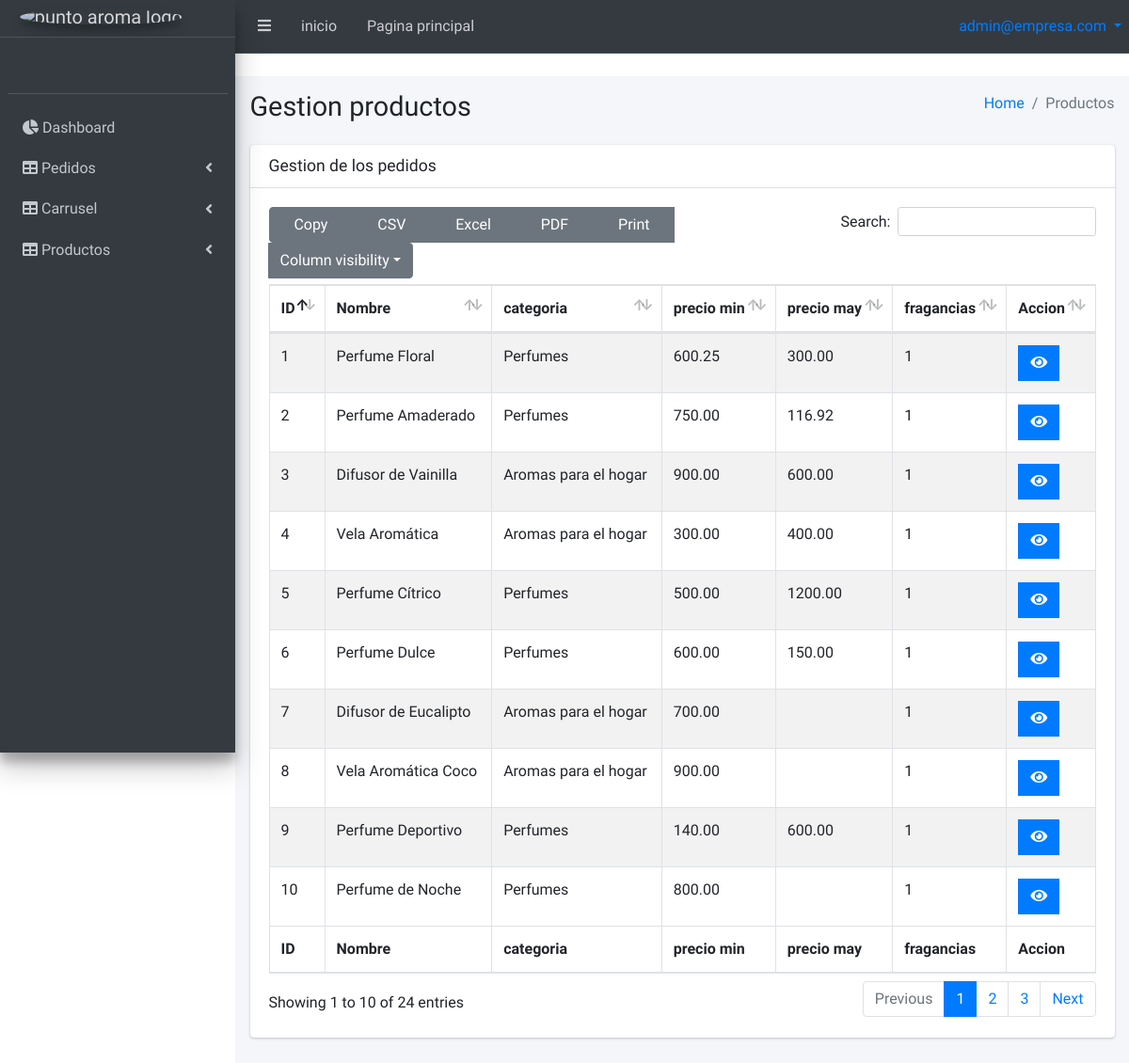
The page /admin/productos.php (signed in) on the database its author committed.
### tables this page shows
CREATE TABLE productos
(
    id_producto INT PRIMARY KEY,
    nombre VARCHAR(100),
    descripcion TEXT,
    id_categoria INT,
    destacado TINYINT DEFAULT 0,
    estado TINYINT DEFAULT 1,
    descuento DECIMAL(10, 2) DEFAULT 0,
    CONSTRAINT FK_productos_id_categoria_END FOREIGN KEY (id_categoria) REFERENCES categorias(id_categoria)
);

CREATE TABLE categorias
(
    id_categoria INT PRIMARY KEY,
    nombre VARCHAR(100),
    descripcion TEXT
);

### admin/productos.php (the view, shortened to what this page needs)
<?php
include './header.php';
include './config/sbd.php';
include './aside.php';
include './footer.php';
$sql_productos = $con->prepare("SELECT p.*, c.nombre AS categoria, COUNT(DISTINCT v.aroma) AS cantidad_fragancias, MIN(CASE WHEN vtp.id_tipo_precio = 1 THEN vtp.precio END) AS precio_minorista, MIN(CASE WHEN vtp.id_tipo_precio = 2 THEN vtp.precio END) AS precio_mayorista FROM productos p JOIN categorias c ON p.id_categoria = c.id_categoria JOIN variantes v ON p.id_producto = v.id_producto JOIN variantes_tipo_precio vtp ON p.id_producto = vtp.id_producto GROUP BY p.id_producto, p.nombre, p.descripcion, c.nombre;
");
$sql_productos->execute();
$productos = $sql_productos->fetchAll(PDO::FETCH_ASSOC);
?>
<!DOCTYPE html>
<html lang="en">
<head>
</head>
<body>
    <div class="wrapper">
        <div class="content-wrapper">
            <section class="content-header">
                <div class="container-fluid">
                    <div class="row mb-2">
                        <div class="col-sm-6">
                            <h1 class="m-0">Gestion productos</h1>
                        </div>
                        <div class="col-sm-6">
                            <ol class="breadcrumb float-sm-right">
                                <li class="breadcrumb-item"><a href="./admin.php">Home</a></li>
                                <li class="breadcrumb-item active">Productos</>
                                </li>
                            </ol>
                        </div>
                    </div>
                </div>
            </section>
            <section class="content">
                <div class="container-fluid">
                    <div class="row">
                        <div class="col-12">
                            <div class="card">
                                <div class="card-header">
                                    <h3 class="card-title">Gestion de los pedidos</h3>
                                </div>
                                <div class="card-body">
                                    <table id="pedidos" class="table table-bordered table-striped">
                                        <thead>
                                            <tr>
                                                <th>ID</th>
                                                <th>Nombre</th>
                                                <th>categoria</th>
                                                <th>precio min </th>
                                                <th>precio may </th>
                                                <th>fragancias</th>
                                                <th>Accion</th>
                                            </tr>
                                        </thead>
                                        <tbody>
                                            <?php foreach ($productos as $producto) { ?>
                                                <tr>
                                                    <td><?php echo $producto["id_producto"] ?></td>
                                                    <td><?php echo $producto["nombre"] ?></td>
                                                    <td><?php echo $producto["categoria"] ?></td>
                                                    <td><?php echo $producto["precio_minorista"] ?></td>
                                                    <td><?php echo $producto["precio_mayorista"] ?></td>
                                                    <td><?php echo $producto["cantidad_fragancias"] ?></td>
                                                    <td>
                                                        <a href="producto.php?id_producto=<?php echo $producto["id_producto"] ?>" type="button" class="btn bg-blue btn-flat margin"><i class="fas fa-eye"></i></a>
                                                    </td>
                                                </tr>
                                            <?php } ?>
                                        </tbody>
                                        <tfoot>
                                            <tr>
                                                <th>ID</th>
                                                <th>Nombre</th>
                                                <th>categoria</th>
                                                <th>precio min </th>
                                                <th>precio may </th>
                                                <th>fragancias</th>
                                                <th>Accion</th>
                                            </tr>
                                        </tfoot>
                                    </table>
                                </div>
                            </div>
                        </div>
                    </div>
                </div>
            </section>
        </div>
    </div>
</body>
</html>

### rows shown on the page
productos: id_producto "1", nombre "Perfume Floral", id_categoria.nombre "Perfumes", precio_minorista "600.25", precio_mayorista "300.00", cantidad_fragancias "1"
productos: id_producto "2", nombre "Perfume Amaderado", id_categoria.nombre "Perfumes", precio_minorista "750.00", precio_mayorista "116.92", cantidad_fragancias "1"
productos: id_producto "3", nombre "Difusor de Vainilla", id_categoria.nombre "Aromas para el hogar", precio_minorista "900.00", precio_mayorista "600.00", cantidad_fragancias "1"
productos: id_producto "4", nombre "Vela Aromática", id_categoria.nombre "Aromas para el hogar", precio_minorista "300.00", precio_mayorista "400.00", cantidad_fragancias "1"
productos: id_producto "5", nombre "Perfume Cítrico", id_categoria.nombre "Perfumes", precio_minorista "500.00", precio_mayorista "1200.00", cantidad_fragancias "1"
productos: id_producto "6", nombre "Perfume Dulce", id_categoria.nombre "Perfumes", precio_minorista "600.00", precio_mayorista "150.00", cantidad_fragancias "1"
productos: id_producto "7", nombre "Difusor de Eucalipto", id_categoria.nombre "Aromas para el hogar", precio_minorista "700.00", cantidad_fragancias "1"
productos: id_producto "8", nombre "Vela Aromática Coco", id_categoria.nombre "Aromas para el hogar", precio_minorista "900.00", cantidad_fragancias "1"
productos: id_producto "9", nombre "Perfume Deportivo", id_categoria.nombre "Perfumes", precio_minorista "140.00", precio_mayorista "600.00", cantidad_fragancias "1"
productos: id_producto "10", nombre "Perfume de Noche", id_categoria.nombre "Perfumes", precio_minorista "800.00", cantidad_fragancias "1"

### other values the page prints
$_SESSION["email"] "admin@empresa.com"
